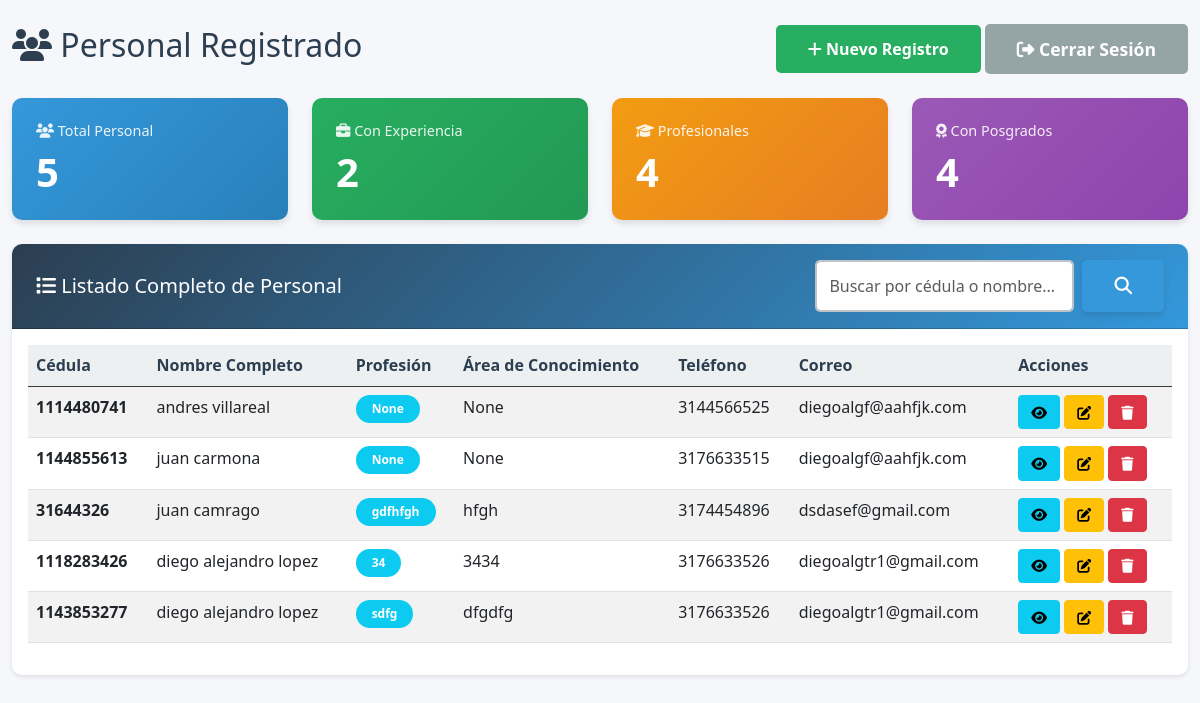
The page /formapp/lista/ (signed in) on the database as committed earlier.
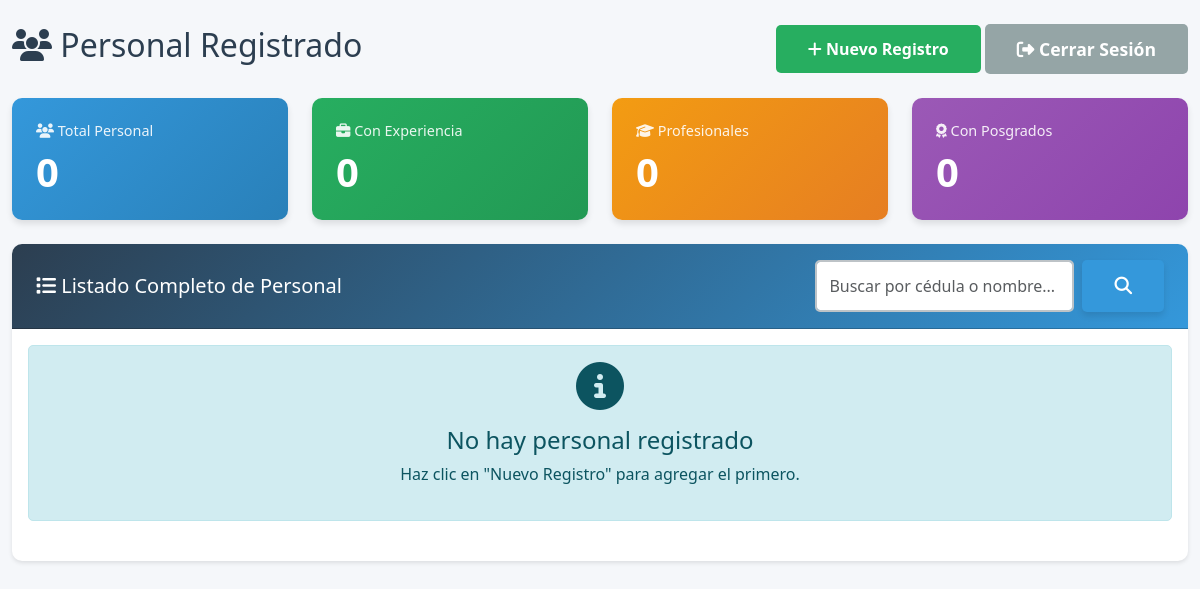
The same page on the database as committed later.
### formapp/models.py (models this page shows, shortened)
class InformacionBasica(models.Model):
    GENERO_CHOICES = [
        ('Femenino', 'Femenino'),
        ('Masculino', 'Masculino'),
    ]
    nombre_completo = models.CharField(max_length=200, verbose_name='Nombre Completo', blank=True, null=True)
    cedula = models.CharField(max_length=20, unique=True, verbose_name='Cédula')
    genero = models.CharField(max_length=50, verbose_name='Género', choices=GENERO_CHOICES)
    tipo_via = models.CharField(max_length=50, verbose_name='Tipo de Vía (Calle/Avenida/Carrera)', default='Calle')
    numero_via = models.CharField(max_length=20, verbose_name='Número de Vía', default='')
    numero_casa = models.CharField(max_length=20, verbose_name='Número de Casa/Edificio', default='')
    complemento_direccion = models.CharField(max_length=100, verbose_name='Complemento (Apto, Interior, etc.)', blank=True, null=True)
    barrio = models.CharField(max_length=100, verbose_name='Barrio', blank=True, null=True)
    telefono = models.CharField(max_length=20, verbose_name='Teléfono')
    correo = models.EmailField(verbose_name='Correo Electrónico')
    perfil = models.CharField(max_length=200, verbose_name='Perfil Profesional', blank=True, null=True)
    area_conocimiento = models.CharField(max_length=200, verbose_name='Área de Conocimiento', blank=True, null=True)
    area_del_conocimiento = models.CharField(max_length=200, verbose_name='Área del Conocimiento', blank=True, null=True)
    tipo_perfil = models.CharField(max_length=200, verbose_name='Tipo de Perfil', blank=True, null=True)
    profesion = models.CharField(max_length=200, verbose_name='Profesión', blank=True, null=True)
    experiencia = models.CharField(max_length=200, verbose_name='Tipo de Experiencia', blank=True, null=True)
    tiempo_experiencia = models.CharField(max_length=200, verbose_name='Tiempo de Experiencia', blank=True, null=True)
    cantidad = models.IntegerField(verbose_name='Cantidad', blank=True, null=True)
    descripcion = models.TextField(verbose_name='Descripción del Cargo', blank=True, null=True)
    base_anexo_11 = models.CharField(max_length=200, verbose_name='Base Anexo 11', blank=True, null=True)
    observacion = models.TextField(verbose_name='Observaciones', blank=True, null=True)

### formapp/views.py (the view)
# urls.py: path('lista/', views.ApplicantListView.as_view(), name='applicant_list'),
class ApplicantListView(LoginRequiredMixin, ListView):
    model = InformacionBasica
    template_name = 'formapp/applicant_list.html'
    context_object_name = 'applicants'
    ordering = ['-id']
    paginate_by = 20
    def get_queryset(self):
        queryset = super().get_queryset()
        search_query = self.request.GET.get('search', '')
        if search_query:
            queryset = queryset.filter(
                Q(cedula__icontains=search_query) |
                Q(nombre_completo__icontains=search_query)
            )
        return queryset
    def get_context_data(self, **kwargs):
        context = super().get_context_data(**kwargs)
        context['total_personal'] = InformacionBasica.objects.count()
        context['con_experiencia'] = InformacionBasica.objects.filter(
            experiencias_laborales__isnull=False
        ).distinct().count()
        context['profesionales'] = InformacionBasica.objects.filter(
            formacion_academica__isnull=False
        ).distinct().count()
        context['con_posgrado'] = InformacionBasica.objects.filter(
            posgrados__isnull=False
        ).distinct().count()
        context['search_query'] = self.request.GET.get('search', '')
        return context

### formapp/templates/formapp/applicant_list.html (shortened to what this page needs)
{% extends 'base.html' %}
{% load static %}
{% block content %}
<div class="container-fluid mt-4">
    <div class="row">
        <div class="col-12">
            <div class="d-flex justify-content-between align-items-center mb-4">
                <h2><i class="fas fa-users"></i> Personal Registrado</h2>
                <div>
                    <a href="{% url 'formapp:public_form' %}" class="btn btn-success">
                        <i class="fas fa-plus"></i> Nuevo Registro
                    </a>
                    {% if user.is_authenticated %}
                    <a href="{% url 'logout' %}" class="btn btn-secondary">
                        <i class="fas fa-sign-out-alt"></i> Cerrar Sesión
                    </a>
                    {% endif %}
                </div>
            </div>
            <div class="row mb-4">
                <div class="col-md-3">
                    <div class="stat-card" style="background: linear-gradient(135deg, #3498db 0%, #2980b9 100%);">
                        <div class="card-body">
                            <h5 class="card-title">
                                <i class="fas fa-users"></i> Total Personal
                            </h5>
                            <h2>{{ total_personal }}</h2>
                        </div>
                    </div>
                </div>
                <div class="col-md-3">
                    <div class="stat-card" style="background: linear-gradient(135deg, #27ae60 0%, #229954 100%);">
                        <div class="card-body">
                            <h5 class="card-title">
                                <i class="fas fa-briefcase"></i> Con Experiencia
                            </h5>
                            <h2>{{ con_experiencia }}</h2>
                        </div>
                    </div>
                </div>
                <div class="col-md-3">
                    <div class="stat-card" style="background: linear-gradient(135deg, #f39c12 0%, #e67e22 100%);">
                        <div class="card-body">
                            <h5 class="card-title">
                                <i class="fas fa-graduation-cap"></i> Profesionales
                            </h5>
                            <h2>{{ profesionales }}</h2>
                        </div>
                    </div>
                </div>
                <div class="col-md-3">
                    <div class="stat-card" style="background: linear-gradient(135deg, #9b59b6 0%, #8e44ad 100%);">
                        <div class="card-body">
                            <h5 class="card-title">
                                <i class="fas fa-award"></i> Con Posgrados
                            </h5>
                            <h2>{{ con_posgrado }}</h2>
                        </div>
                    </div>
                </div>
            </div>
            <div class="card">
                <div class="card-header">
                    <div class="d-flex justify-content-between align-items-center">
                        <h5 class="mb-0">
                            <i class="fas fa-list"></i> Listado Completo de Personal
                        </h5>
                        <form method="get" class="d-flex" style="max-width: 400px;">
                            <input
                                type="text"
                                name="search"
                                class="form-control me-2"
                                placeholder="Buscar por cédula o nombre..."
                                value="{{ search_query }}"
                            >
                            <button type="submit" class="btn btn-primary">
                                <i class="fas fa-search"></i>
                            </button>
                        </form>
                    </div>
                </div>
                <div class="card-body">
                    {% if applicants %}
                        <div class="table-responsive">
                            <table class="table table-hover table-striped">
                                <thead class="table-dark">
                                    <tr>
                                        <th>Cédula</th>
                                        <th>Nombre Completo</th>
                                        <th>Profesión</th>
                                        <th>Área de Conocimiento</th>
                                        <th>Teléfono</th>
                                        <th>Correo</th>
                                        <th>Acciones</th>
                                    </tr>
                                </thead>
                                <tbody>
                                    {% for applicant in applicants %}
                                    <tr>
                                        <td><strong>{{ applicant.cedula }}</strong></td>
                                        <td>{{ applicant.nombre_completo }}</td>
                                        <td>
                                            <span class="badge bg-info">
                                                {{ applicant.profesion }}
                                            </span>
                                        </td>
                                        <td>{{ applicant.area_conocimiento }}</td>
                                        <td>{{ applicant.telefono }}</td>
                                        <td>{{ applicant.correo }}</td>
                                        <td>
                                            <a href="{% url 'formapp:applicant_detail' applicant.pk %}"
                                               class="btn btn-sm btn-info"
                                               title="Ver Detalle">
                                                <i class="fas fa-eye"></i>
                                            </a>
                                            {% if user.is_staff %}
                                            <a href="{% url 'formapp:applicant_edit' applicant.pk %}"
                                               class="btn btn-sm btn-warning"
                                               title="Editar">
                                                <i class="fas fa-edit"></i>
                                            </a>
                                            <button type="button"
                                                    class="btn btn-sm btn-danger"
                                                    title="Eliminar"
                                                    onclick="confirmDelete('{{ applicant.nombre_completo }}', '{% url 'formapp:applicant_delete' applicant.pk %}')">
                                                <i class="fas fa-trash"></i>
                                            </button>
                                            {% endif %}
                                        </td>
                                    </tr>
                                    {% endfor %}
                                </tbody>
                            </table>
                        </div>
                    {% else %}
                        <div class="alert alert-info text-center">
                            <i class="fas fa-info-circle fa-3x mb-3"></i>
                            <h4>No hay personal registrado</h4>
                            <p>Haz clic en "Nuevo Registro" para agregar el primero.</p>
                        </div>
                    {% endif %}
                </div>
            </div>
        </div>
    </div>
</div>
{% endblock %}

### templates/base.html (shortened to what this page needs)
<!DOCTYPE html>
<html lang="es">
<head>
    <link href="https://cdn.jsdelivr.net/npm/bootstrap@5.3.0/dist/css/bootstrap.min.css" rel="stylesheet">
    <link rel="stylesheet" href="https://cdnjs.cloudflare.com/ajax/libs/font-awesome/6.4.0/css/all.min.css">
    {% load static %}
    <link rel="stylesheet" href="{% static 'css/style.css' %}">
</head>
<body>
    {% block content %}{% endblock %}
</body>
</html>

### static/css/style.css (style rules this page uses)
:root { --primary-color: #2c3e50; --secondary-color: #3498db; --success-color: #27ae60; --danger-color: #e74c3c; --warning-color: #f39c12; --info-color: #17a2b8; --light-bg: #ecf0f1; --border-color: #bdc3c7; }
body { font-family: 'Segoe UI', Tahoma, Geneva, Verdana, sans-serif; background-color: #f5f7fa; color: #2c3e50; line-height: 1.6; }
.form-control, .form-select { border: 2px solid var(--border-color); border-radius: 5px; padding: 0.75rem; transition: all 0.3s ease; }
.btn-primary { background-color: var(--secondary-color); border: none; padding: 0.75rem 2rem; font-size: 1.1rem; font-weight: 600; border-radius: 5px; transition: all 0.3s ease; box-shadow: 0 4px 6px rgba(0,0,0,0.1); }
.btn-secondary { background-color: #95a5a6; border: none; padding: 0.75rem 2rem; font-size: 1.1rem; font-weight: 600; border-radius: 5px; transition: all 0.3s ease; }
.btn-success { background-color: var(--success-color); border: none; padding: 0.75rem 2rem; font-weight: 600; border-radius: 5px; transition: all 0.3s ease; }
.alert { padding: 1rem; border-radius: 5px; margin-bottom: 1.5rem; }
.alert-info { background-color: #d1ecf1; border: 1px solid #bee5eb; color: #0c5460; }
.card { box-shadow: 0 2px 4px rgba(0,0,0,0.1); margin-bottom: 1.5rem; border: none; border-radius: 10px; }
.card-header { background: linear-gradient(135deg, var(--primary-color) 0%, var(--secondary-color) 100%); color: white; border-radius: 10px 10px 0 0 !important; padding: 1rem 1.5rem; }
.stat-card { border-radius: 10px; padding: 1.5rem; color: white; box-shadow: 0 4px 6px rgba(0,0,0,0.1); transition: transform 0.3s ease; }
.stat-card h5 { font-size: 0.9rem; margin-bottom: 0.5rem; opacity: 0.9; }
.stat-card h2 { font-size: 2.5rem; font-weight: bold; margin: 0; }

Rows that differ between the two databases and show on the page:
removed InformacionBasica: cedula "1114480741", nombre_completo "andres villareal", profesion "None", area_conocimiento "None", telefono "3144566525", correo "diegoalgf@aahfjk.com"
removed InformacionBasica: cedula "1144855613", nombre_completo "juan carmona", profesion "None", area_conocimiento "None", telefono "3176633515", correo "diegoalgf@aahfjk.com"
removed InformacionBasica: cedula "31644326", nombre_completo "juan camrago", profesion "gdfhfgh", area_conocimiento "hfgh", telefono "3174454896", correo "dsdasef@gmail.com"
removed InformacionBasica: cedula "1118283426", nombre_completo "diego alejandro lopez", profesion "34", area_conocimiento "3434", telefono "3176633526", correo "diegoalgtr1@gmail.com"
removed InformacionBasica: cedula "1143853277", nombre_completo "diego alejandro lopez", profesion "sdfg", area_conocimiento "dfgdfg", telefono "3176633526", correo "diegoalgtr1@gmail.com"
Other text that changed with them:
{{ total_personal }}: "5" → "0"
{{ con_experiencia }}: "2" → "0"
{{ profesionales }}: "4" → "0"
{{ con_posgrado }}: "4" → "0"
text no longer shown: "Cédula Nombre Completo Profesión Área de Conocimiento Teléfono Correo Acciones"
text now shown: "No hay personal registrado Haz clic en \"Nuevo Registro\" para agregar el primero."
